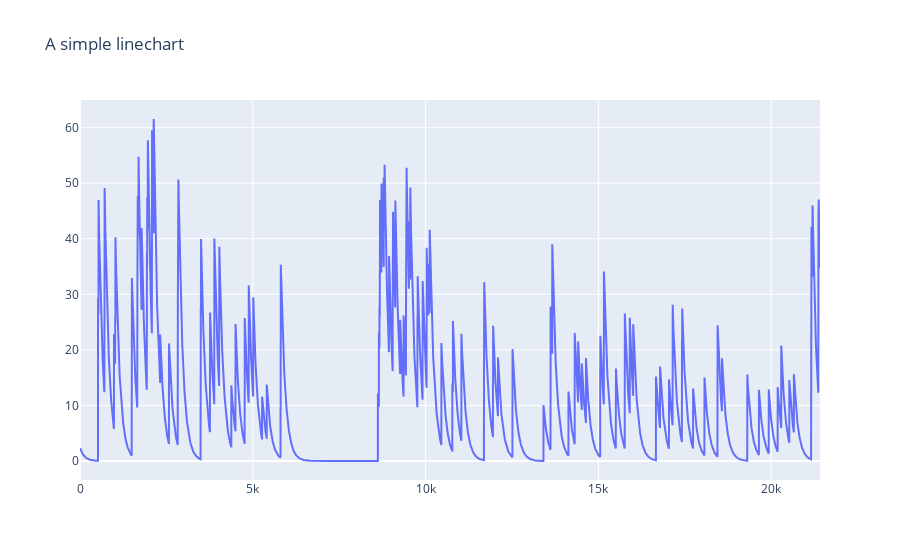

Notebook code cell kept with this figure:
### Code cell
import plotly.graph_objects as go 
print(fluorescence_traces.shape)
print(fluorescence_traces[7].shape)
x_axis = list(range(fluorescence_traces[7].shape[0]))
print(len(x_axis))
y_axis = list(fluorescence_traces[7])
print(len(y_axis))
figure = go.Figure(
            data = [go.Scatter(x = x_axis, y = y_axis, mode="lines")],
            layout = {"title": "A simple linechart"},
#             frames = [],
            )
figure.show()

### Figure 1 — Plotly figure (JSON) as saved in the notebook; plotly's stock layout.template omitted (floating-point values rounded to 4 significant figures; data arrays with more than 128 entries replaced by an {"elided": "..."} marker saying what was removed)
{"data": [{"mode": "lines", "type": "scatter", "x": {"elided": "21414 int values"}, "y": {"elided": "21414 float values"}}], "layout": {"title": {"text": "A simple linechart"}}}
